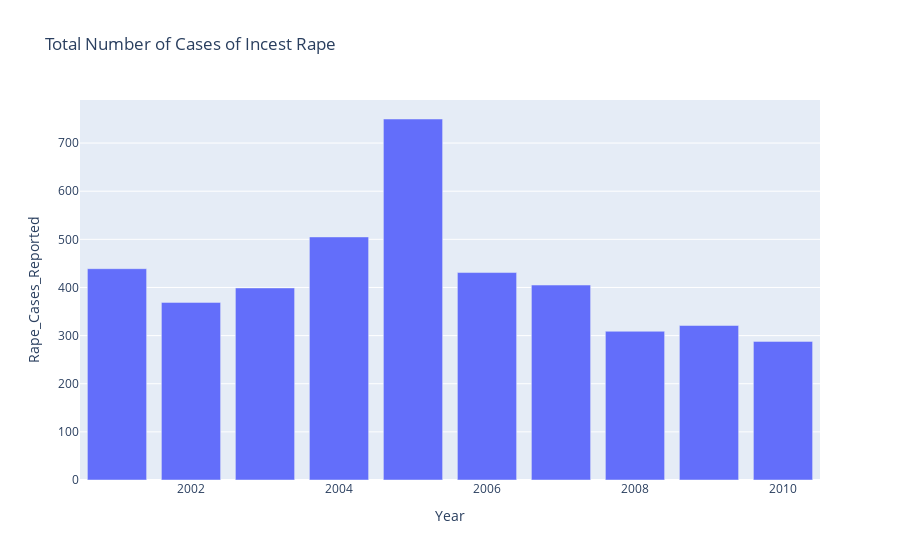

Source (notebook cell):
### Code cell
fig = px.bar(incest, x = incest.index, y = 'Rape_Cases_Reported', title = 'Total Number of Cases of Incest Rape')
fig.show()

### Figure 1 — Plotly figure (JSON) as saved in the notebook; plotly's stock layout.template omitted (floating-point values rounded to 4 significant figures)
{"data": [{"alignmentgroup": "True", "hovertemplate": "Year=%{x}<br>Rape_Cases_Reported=%{y}<extra></extra>", "legendgroup": "", "marker": {"color": "#636efa", "pattern": {"shape": ""}}, "name": "", "offsetgroup": "", "orientation": "v", "showlegend": false, "textposition": "auto", "type": "bar", "x": [2001, 2002, 2003, 2004, 2005, 2006, 2007, 2008, 2009, 2010], "xaxis": "x", "y": [439, 369, 399, 505, 750, 431, 405, 309, 321, 288], "yaxis": "y"}], "layout": {"barmode": "relative", "legend": {"tracegroupgap": 0}, "title": {"text": "Total Number of Cases of Incest Rape"}, "xaxis": {"anchor": "y", "domain": [0, 1], "title": {"text": "Year"}}, "yaxis": {"anchor": "x", "domain": [0, 1], "title": {"text": "Rape_Cases_Reported"}}}}
